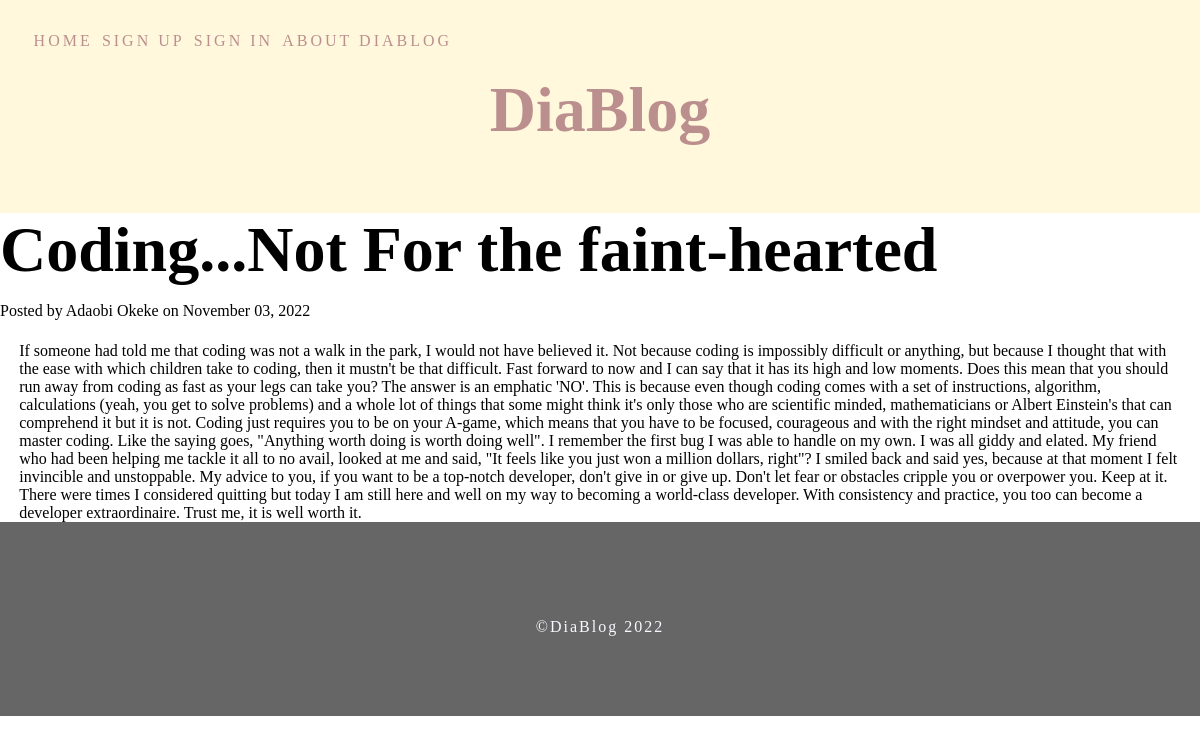
Page /blog/1/ on the committed database.
### app.py (models this page shows, shortened)
class Blogpost(db.Model):
    id = db.Column(db.Integer(), primary_key=True)
    title = db.Column(db.String(50), nullable=False, unique=True)
    author = db.Column(db.String(30), nullable=False)
    content = db.Column(db.Text(), nullable=False)
    date_created = db.Column(db.DateTime(), nullable=False, default=datetime.utcnow())
    user_id = db.Column(db.Integer, db.ForeignKey('user.id'))

### app.py (the view)
@app.route('/blog/<int:blog_id>/')
def blog(blog_id):
    blog = Blogpost.query.get(blog_id)
    return render_template('blog.html', blog=blog, current_user=current_user)

### templates/blog.html
{% extends 'base.html' %}
{% block content %}
{% if blog.user_id==current_user.id %}
<span class="title"><h1>{{ blog.title }}</h1></span>
<span>Posted by {{ blog.author }} on {{ blog.date_created.strftime('%B %d, %Y') }}</span><br><br>
<div class="container">
    <div class="post">
        <p>{{ blog.content }}</p>
        <a href="{{url_for('edit', blog_id=blog.id)}}">edit</a>
        <a href="{{url_for('delete_blog', blog_id=blog.id)}}">delete</a>
    </div>
</div>
{% else %}
<span class="title"><h1>{{ blog.title }}</h1></span>
<span>Posted by {{ blog.author }} on {{ blog.date_created.strftime('%B %d, %Y') }}</span><br><br>
<div class="container">
    <div class="post">
        <p>{{ blog.content }}</p>
    </div>
</div>
{% endif %}
{% endblock content %}

### static/css/main.css (style rules this page uses)
* { padding: 0; margin: 0; font-family: cursive; }
.container { max-width: 1320px; height: 0 auto; margin: 0 1.2rem; justify-content: center; align-items: center; display: inline-block; }
.title { color: #000; font-size: 2rem; font-weight: bolder; }

### rows in the picture
Blogpost: title "Coding...Not For the faint-hearted", author "Adaobi Okeke", date_created "November 03, 2022", content "If someone had told me that coding was not a walk in the park, I would not have believed it. Not because coding is impossibly difficult or anything, but because I thought that with the ease with which children take to coding, then it mustn't be that difficult. Fast forward to now and I can say that it has its high and low moments. Does this mean that you should run away from coding as fast as your legs can take you? The answer is an emphatic 'NO'. This is because even though coding comes with a set of instructions, algorithm, calculations (yeah, you get to solve problems) and a whole lot of things that some might think it's only those who are scientific minded, mathematicians or Albert…"
